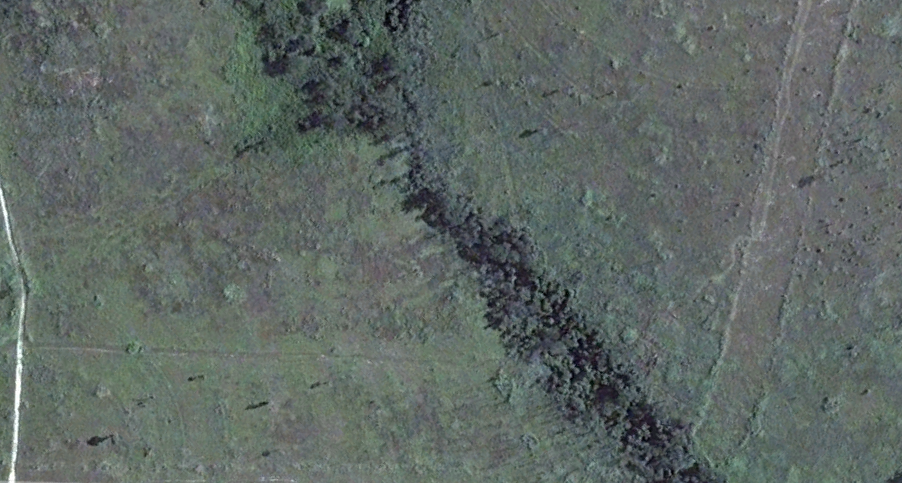
%> input picture 2005.png, 902 x 483 px
$ octave --eval "result = calculateArea(imread('2005.png'));"   (GNU Octave 9; MATLAB toolbox functions it lacks are replaced by stand-ins)
%> lines starting %> are read from the running program, lines starting %| are printed output that depends on the picture; in (x1, y1, x2, y2) boxes, pixels count from 0 and x2, y2 are one past the last pixel; in counts of white or black regions, pixels touching at a corner belong together; the program's own positions count from 1
### ifspMask.m
function [BW,maskedRGBImage] = createMask(RGB)
%createMask  Threshold RGB image using auto-generated code from colorThresholder app.
%  [BW,MASKEDRGBIMAGE] = createMask(RGB) thresholds image RGB using
%  auto-generated code from the colorThresholder app. The colorspace and
%  range for each channel of the colorspace were set within the app. The
%  segmentation mask is returned in BW, and a composite of the mask and
%  original RGB images is returned in maskedRGBImage.

% Auto-generated by colorThresholder app on 23-Oct-2022
%------------------------------------------------------


% Convert RGB image to chosen color space
I = rgb2hsv(RGB);
%> I: size 483x902x3 double; mean H, S, V 0.441, 0.108, 0.413

% Define thresholds for channel 1 based on histogram settings
channel1Min = 0.017;
channel1Max = 0.115;

% Define thresholds for channel 2 based on histogram settings
channel2Min = 0.000;
channel2Max = 1.000;

% Define thresholds for channel 3 based on histogram settings
channel3Min = 0.000;
channel3Max = 1.000;

% Create mask based on chosen histogram thresholds
sliderBW = (I(:,:,1) >= channel1Min ) & (I(:,:,1) <= channel1Max) & ...
    (I(:,:,2) >= channel2Min ) & (I(:,:,2) <= channel2Max) & ...
    (I(:,:,3) >= channel3Min ) & (I(:,:,3) <= channel3Max);
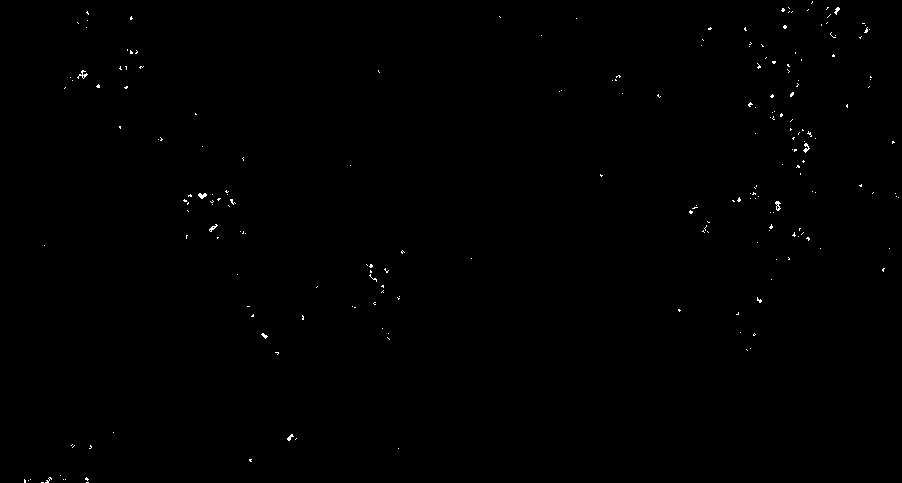
%> sliderBW: size 483x902 logical; 0.24% white in thin lines or dots
BW = sliderBW;

% Initialize output masked image based on input image.
maskedRGBImage = RGB;
%> maskedRGBImage is the input picture: size 483x902x3 uint8; mean R, G, B 95, 104.3, 100.5

% Set background pixels where BW is false to zero.
maskedRGBImage(repmat(~BW,[1 1 3])) = 0;

end

### calculateArea.m
function results = calculateArea(I)

% Segment
BW = ifspMask(I);

% Area in pixels
props = regionprops("table",BW,"Area");
%> props = 211 regions; largest, Area: 36, 34, 33, 32, 27
areaPixels = sum(props.Area);
%> areaPixels = 1054

% Area in km^2
px2km = (51/20)^2;
areaKmSq = round(areaPixels*px2km);
%> areaKmSq = 6854

% Format into structure
results.BW = BW;
results.areaKmSq = areaKmSq;
%> results.areaKmSq = 6854
%> `result = calculateArea(imread('2005.png'));`: result = {areaKmSq 6854}

$ run again, on 2011.png
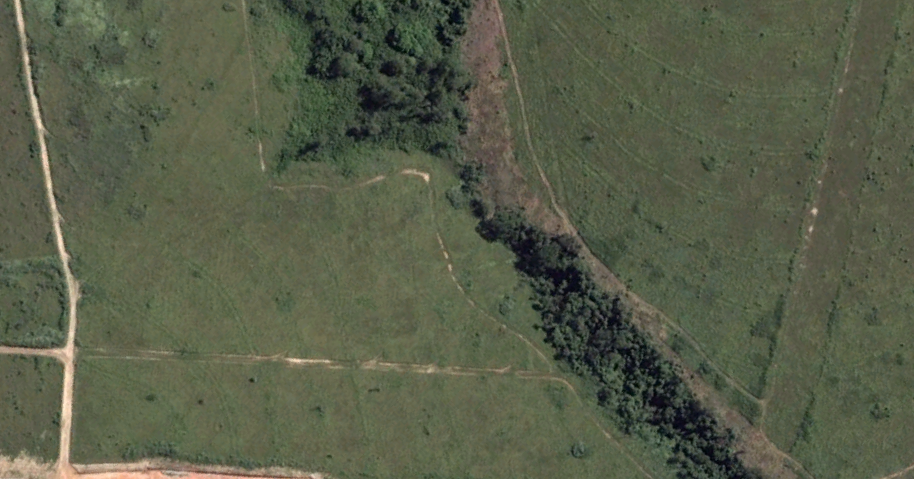
%> input picture 2011.png, 914 x 479 px
%> I: size 479x914x3 double; mean H, S, V 0.229, 0.237, 0.37
%> in createMask, `sliderBW = (I(:,:,1) >= channel1Min ) & (I(:,:,1) <= channel1Max) & (I..`:
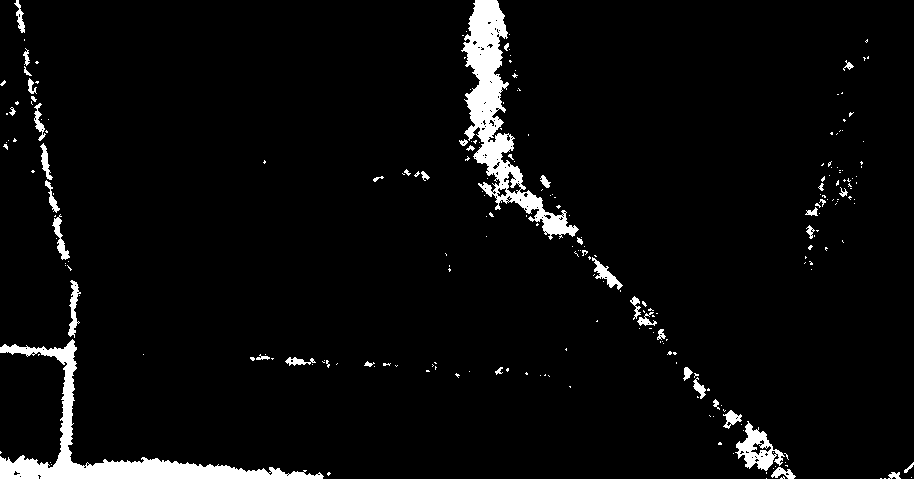
%> sliderBW: size 479x914 logical; 4.3% white; 240 white regions (196 under 20 px), largest, box (x1, y1, x2, y2) and area: (461, 0, 579, 240) 6908, (0, 339, 324, 479) 6361, (735, 421, 785, 471) 1054
%> in createMask, maskedRGBImage is the input picture: size 479x914x3 uint8; mean R, G, B 87.4, 93.2, 72.4
%> in createMask, `maskedRGBImage(repmat(~BW,[1 1 3])) = 0;`:
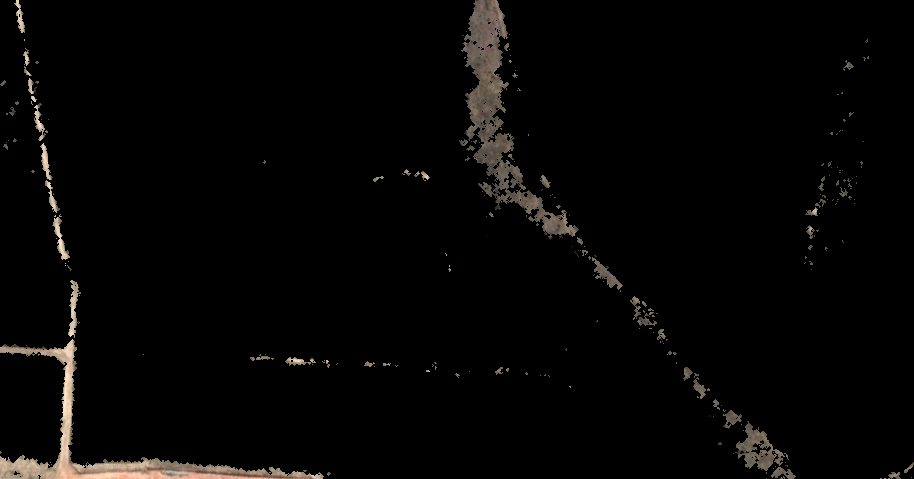
%> maskedRGBImage: size 479x914x3 uint8; mean R, G, B 6, 5.3, 4.6
%> props = 240 regions; largest, Area: 6908, 6361, 1054, 328, 316
%> areaPixels = 18693
%> areaKmSq = 121551
%> result = {areaKmSq 121551}

$ run again, on 2019.png
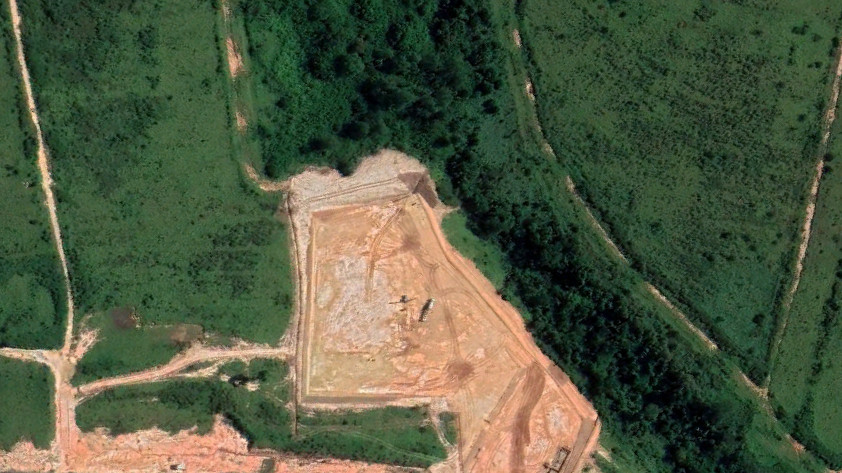
%> input picture 2019.png, 842 x 473 px
%> I: size 473x842x3 double; mean H, S, V 0.283, 0.402, 0.389
%> in createMask, `sliderBW = (I(:,:,1) >= channel1Min ) & (I(:,:,1) <= channel1Max) & (I..`:
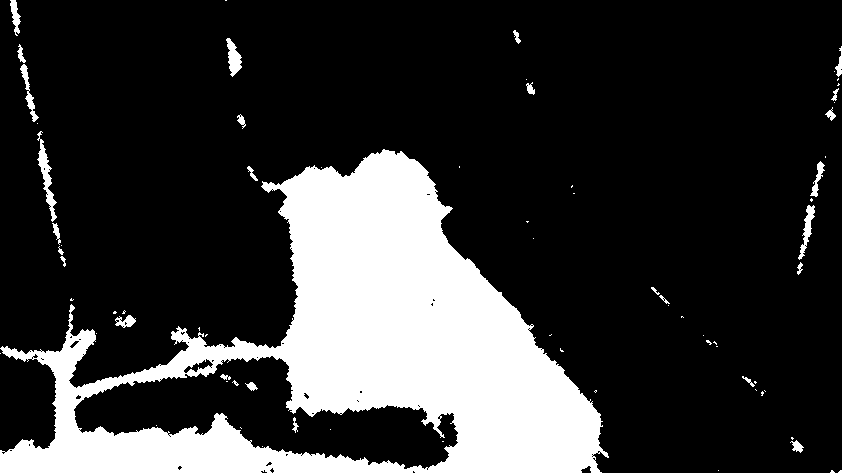
%> sliderBW: size 473x842 logical; 21% white; 74 white regions (47 under 20 px), largest, box (x1, y1, x2, y2) and area: (0, 149, 609, 473) 80452, (37, 131, 57, 222) 539, (226, 38, 242, 77) 343
%> in createMask, maskedRGBImage is the input picture: size 473x842x3 uint8; mean R, G, B 80.5, 89.8, 64.9
%> in createMask, `maskedRGBImage(repmat(~BW,[1 1 3])) = 0;`:
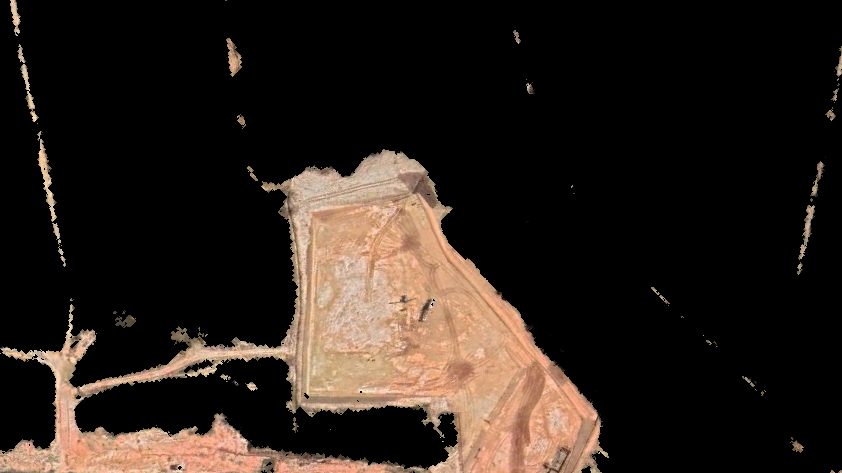
%> maskedRGBImage: size 473x842x3 uint8; mean R, G, B 42.7, 33.5, 27.2
%> props = 74 regions; largest, Area: 80452, 539, 343, 322, 281
%> areaPixels = 83713
%> areaKmSq = 544344
%> result = {areaKmSq 544344}

$ run again, on 2021.png
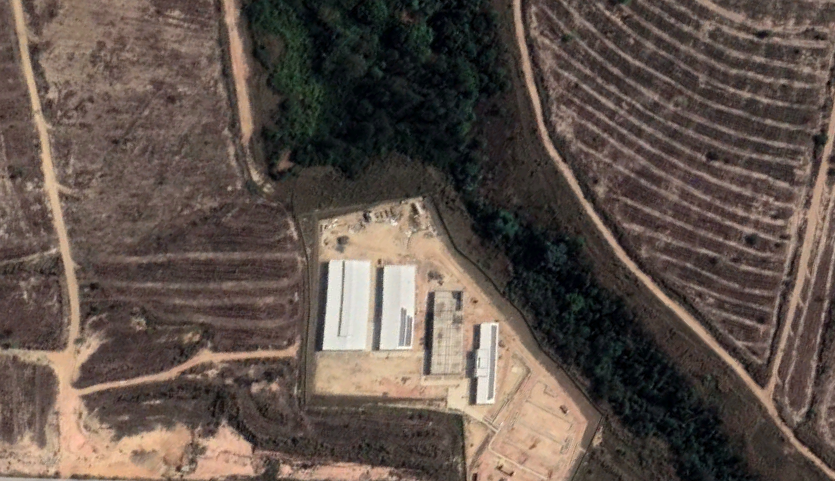
%> input picture 2021.png, 835 x 481 px
%> I: size 481x835x3 double; mean H, S, V 0.167, 0.257, 0.378
%> in createMask, `sliderBW = (I(:,:,1) >= channel1Min ) & (I(:,:,1) <= channel1Max) & (I..`:
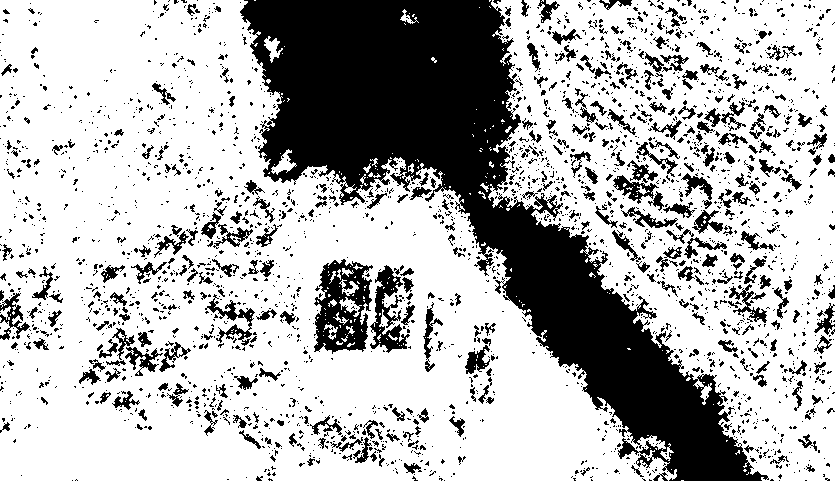
%> sliderBW: size 481x835 logical; 71.1% white; 2638 black regions (2233 under 20 px), largest, box (x1, y1, x2, y2) and area: (240, 0, 769, 481) 72965, (314, 259, 373, 354) 3330, (370, 265, 410, 353) 1436
%> in createMask, maskedRGBImage is the input picture: size 481x835x3 uint8; mean R, G, B 95.1, 82, 74.3
%> in createMask, `maskedRGBImage(repmat(~BW,[1 1 3])) = 0;`:
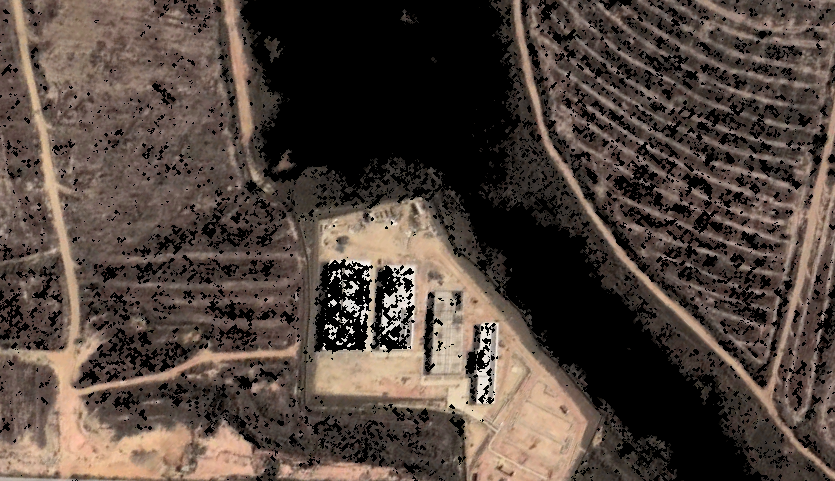
%> maskedRGBImage: size 481x835x3 uint8; mean R, G, B 81.4, 68.8, 61.3
%> props = 298 regions; largest, Area: 187669, 95028, 262, 225, 179
%> areaPixels = 285365
%> areaKmSq = 1855586
%> result = {areaKmSq 1855586}
